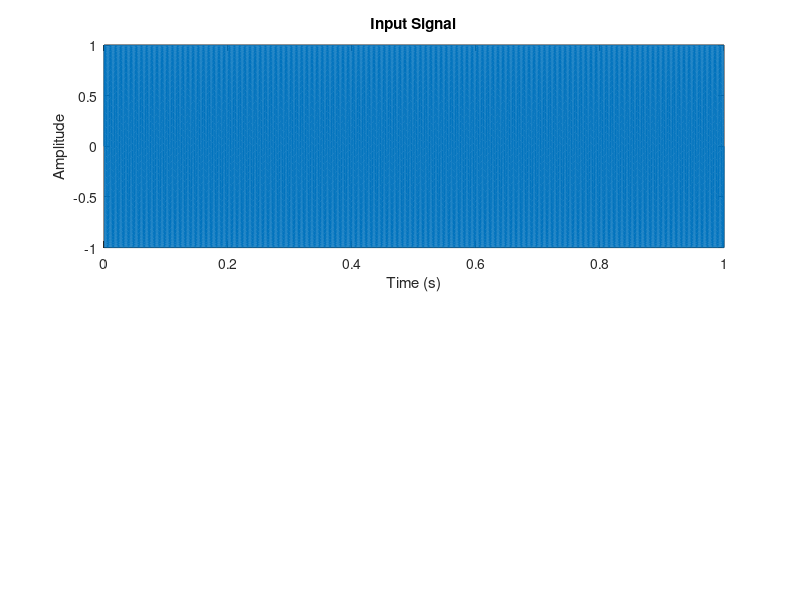

This chart was generated by the following MATLAB code:
% Example parameters for the Biquad filter design
Fs = 44100;                % Sampling frequency (Hz)
f0 = 1000;                 % Center frequency (Hz) for a low-pass filter
Q = 1 / sqrt(2);           % Quality factor (Q)
gain = 1;                  % Gain at the center frequency (linear scale, not in dB)

% Step 1: Compute the normalized frequency
w0 = 2 * pi * f0 / Fs;     % Normalized frequency (rad/sample)

% Step 2: Calculate the filter coefficients using the CookBook formulas
alpha = sin(w0) / (2 * Q); % Alpha factor for the filter

b0 = (1 - cos(w0)) / 2;    % Numerator coefficients (feedforward)
b1 = 1 - cos(w0);
b2 = (1 - cos(w0)) / 2;
a0 = 1 + alpha;            % Denominator coefficients (feedback)
a1 = -2 * cos(w0);
a2 = 1 - alpha;

% Step 3: Normalize the coefficients (divide by a0 to ensure the filter is normalized)
b = [b0, b1, b2] / a0;
a = [1, a1, a2] / a0;

% Step 4: Create an example input signal (e.g., a sinusoidal signal)
t = 0:1/Fs:1;                % Time vector (1 second)
X = sin(2 * pi * 500 * t);   % Example input signal (500 Hz sinusoidal wave)

% Step 5: Apply the IIR filter to the signal using the filter function
Y = filter(b, a, X);         % Filtered signal

% Step 6: Plot the input and output signals
figure;
subplot(2, 1, 1);
plot(t, X);
title('Input Signal');
xlabel('Time (s)');
ylabel('Amplitude');

subplot(2, 1, 2);
plot(t, Y);
title('Filtered Signal');
xlabel('Time (s)');
ylabel('Amplitude');

